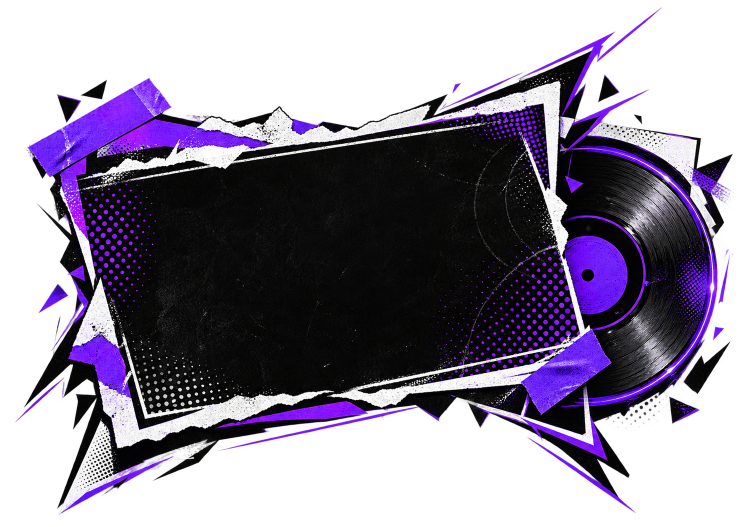
#> input picture Assets/Resources/Art/LobbyPunk/lobby-album-punk-v1.png, 1494 x 1053 px, given in place of lobby-resource-diamond-punk-v2.png, which was not available (shown at 1/2 size)
$ python gen_reward1101_art.py
#> lines starting #> are read from the running program, lines starting #| are printed output that depends on the picture
#!/usr/bin/env python3
"""2026-11-01 reward batch (reward-ui): art for the one shared "获得奖励" presentation.

1. hud-diamond/gold/stamina-1101.png — the currency badges cut from the top-HUD pill art itself
   (Art/LobbyPunk/lobby-resource-*-punk-v2), so every reward/sign-in/result icon is literally the HUD icon:
   the gem/coin/heart with its spiky purple shard surround. The pill bar to the right of the badge is
   removed by mirroring the badge's own left silhouette over its right half.
2. reward-card-rim-1101.png — torn white paper card silhouette (tinted in-engine with the quality colour).
3. reward-card-face-1101.png — the ink card face that sits inside the rim: deep violet-to-ink gradient,
   a halftone corner and a paper sheen (neutral, so the rim/glow carry the quality colour).
4. reward-title-1101.png — the 「获得奖励」 band: brand-teal torn paper with a torn white rim, a hard ink
   drop shadow and halftone (the notice-sticker language at banner scale). Text is drawn in-engine.
5. reward-rays-1101.png — soft white light rays for the neon burst behind the cards (tinted, additive).

Run from the repo root:  python3 Tools/reward1101/gen_reward1101_art.py
"""
import math
import os
import random
import re
import uuid

import numpy as np
from PIL import Image, ImageDraw, ImageFilter

ROOT = os.path.abspath(os.path.join(os.path.dirname(__file__), "..", ".."))
OUT = os.path.join(ROOT, "Assets", "Resources", "Art", "Reward1101")
PILLS = os.path.join(ROOT, "Assets", "Resources", "Art", "LobbyPunk")
META_TEMPLATE = os.path.join(ROOT, "Assets", "Resources", "Art", "Lobby1031", "notice-sticker-1031.png.meta")

TEAL = (30, 232, 232)
TEAL_DARK = (10, 178, 196)
DOTS = (0, 150, 168)
INK = (14, 8, 20)
SHADOW = (14, 6, 26)
SS = 4


def write_meta(png_path):
    meta = png_path + ".meta"
    if os.path.exists(meta):
        return
    text = open(META_TEMPLATE, encoding="utf-8").read()
    text = re.sub(r"guid: [0-9a-f]+", "guid: " + uuid.uuid4().hex, text, count=1)
    text = re.sub(r"internalIDToNameTable:\n(  - .*\n(    .*\n)*)", "internalIDToNameTable: []\n", text)
    text = re.sub(r"    sprites:\n(    - .*\n(      .*\n)*)", "    sprites: []\n", text)
    open(meta, "w", encoding="utf-8").write(text)


def save(img, name):
    path = os.path.join(OUT, name)
    img.save(path, optimize=True)
    write_meta(path)


# ------------------------------------------------------------------ 1. HUD badges
def hud_badges():
    for f in ("diamond", "gold", "stamina"):
        a0 = Image.open(os.path.join(PILLS, "lobby-resource-%s-punk-v2.png" % f)).convert("RGBA")
#> a0 is the input picture: PIL image 1494x1053 RGBA; mean R, G, B, A 32.1, 23.4, 44.3, 137.2
        a = Image.new("RGBA", (a0.width + 128, a0.height + 128), (0, 0, 0, 0))
#> a: PIL image 1622x1181 RGBA; every value is 0
        a.paste(a0, (64, 64))
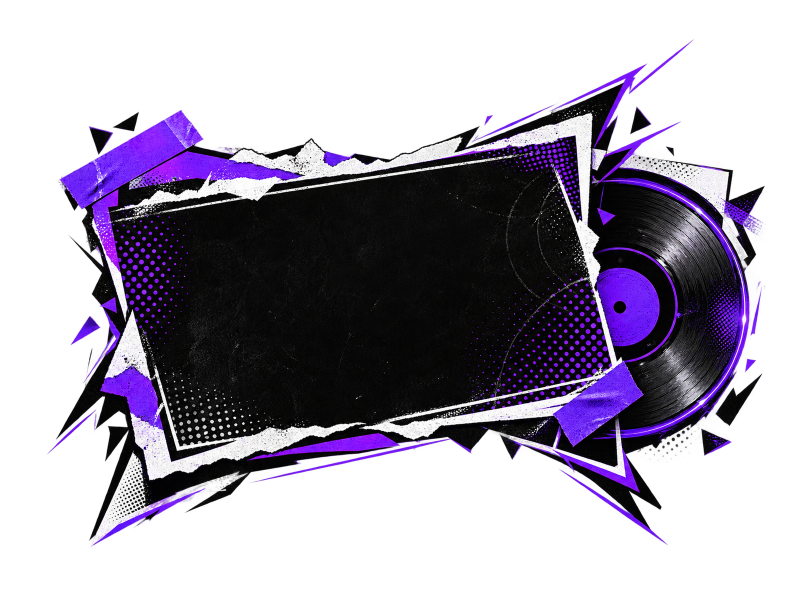
#> a: PIL image 1622x1181 RGBA (shown at 1/2 size); mean R, G, B, A 26.4, 19.2, 36.4, 112.7; transparent parts drawn white
        arr = np.array(a).astype(float)
        sub = arr[:, :64 + 300]
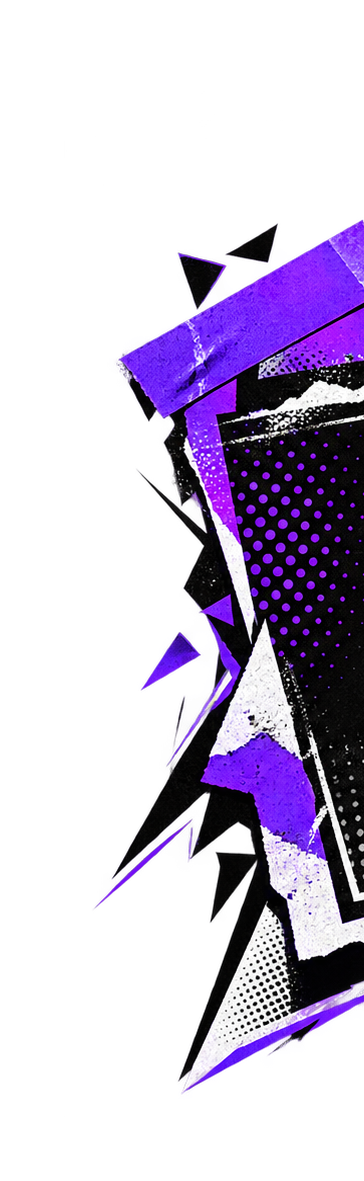
#> sub: shape (1181, 364, 4) float64; mean R, G, B, A 28.8, 18.8, 42.9, 80.5; transparent parts drawn white
        sat = sub[..., :3].max(-1) - sub[..., :3].min(-1)
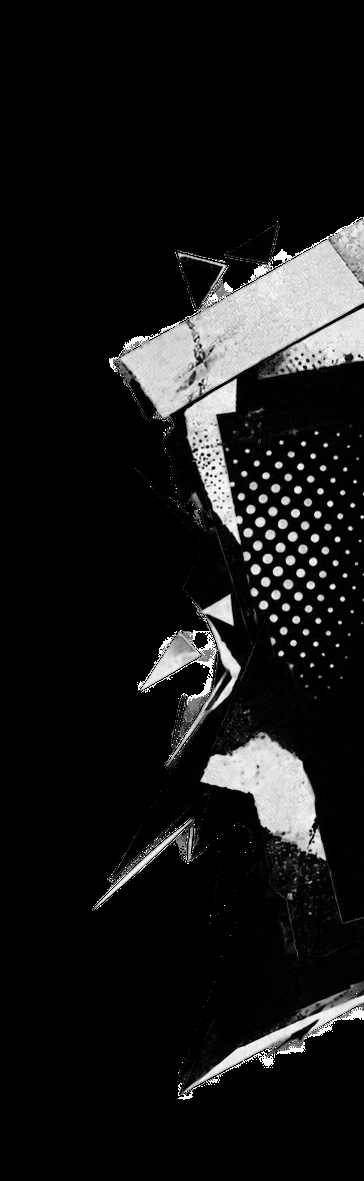
#> sat: shape (1181, 364) float64; min 0, max 255, mean 24.4
        lum = sub[..., :3].mean(-1) * (sub[..., 3] / 255)
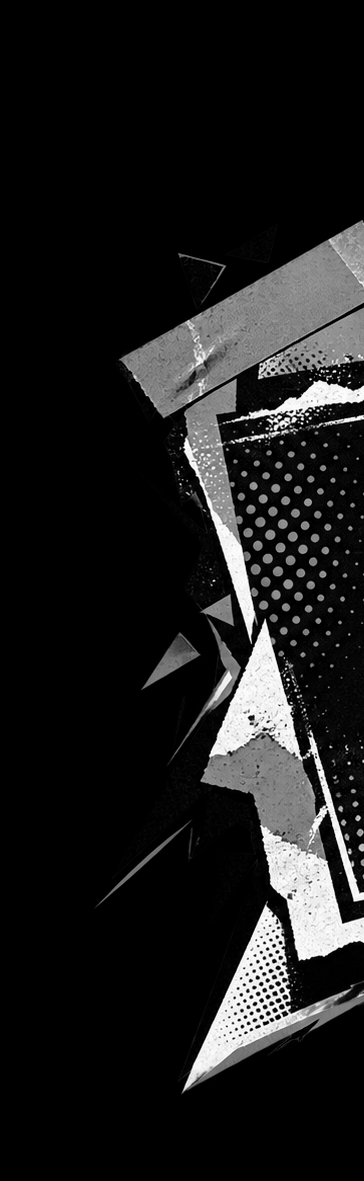
#> lum: shape (1181, 364) float64; min 0, max 254, mean 28.2
        ys, xs = np.where((lum > 150) & (sat > 60))
#> ys = 4255 values from 223 to 1075; xs = 4255 values, max 363 at index 2, min 126 at index 1897, mean 272.1
        cx = (np.percentile(xs, 3) + np.percentile(xs, 97)) / 2
#> cx = 273.8
        cy = (np.percentile(ys, 3) + np.percentile(ys, 97)) / 2
#> cy = 627
        S = 272
        box = (int(cx - S / 2), int(cy - S / 2), int(cx + S / 2), int(cy + S / 2))
#> box = (137, 491, 409, 763)
        c = np.array(a.crop(box)).astype(float)
        al = c[..., 3].copy()
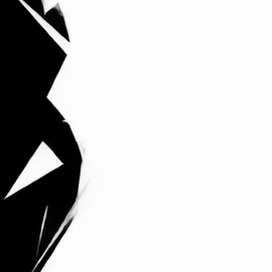
#> al: shape (272, 272) float64; min 0, max 255, mean 198
        mirrored = al[:, ::-1]
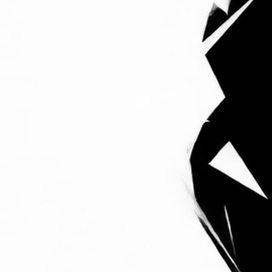
#> mirrored: shape (272, 272) float64; min 0, max 255, mean 198
        xx = np.arange(S)[None, :].repeat(S, 0)
        w = np.clip((xx - S // 2 + 10) / 30.0, 0, 1)
        c[..., 3] = al * (1 - w) + np.minimum(al, mirrored) * w
        img = Image.fromarray(c.astype(np.uint8))
        img = img.crop(img.getbbox())
        side = max(img.size)
#> side = 272
        sq = Image.new("RGBA", (side, side), (0, 0, 0, 0))
#> sq: PIL image 272x272 RGBA; every value is 0
        sq.paste(img, ((side - img.width) // 2, (side - img.height) // 2))
        save(sq.resize((256, 256), Image.LANCZOS), "hud-%s-1101.png" % f)
#> in save, `img.save(path, optimize=True)`:
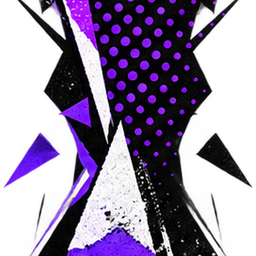
#> saved as hud-diamond-1101.png: PIL image 256x256 RGBA; mean R, G, B, A 43.4, 30.3, 59.7, 143.3; transparent parts drawn white


# ------------------------------------------------------------------ torn paper helpers
# [51 lines left out: functions periodic_noise, torn_polygon, poly_mask, halftone, not called in this run]


# ------------------------------------------------------------------ 2/3. card rim + face
CARD_W, CARD_H = 280, 340


# [198 lines left out: functions card, title, rays, ticket_badges, not called in this run]


if __name__ == "__main__":
    os.makedirs(OUT, exist_ok=True)
#> (the run stopped early here; a loop or call above may not have finished)

$ run again, on Assets/Resources/Art/LobbyPunk/lobby-practice-punk-v1.png
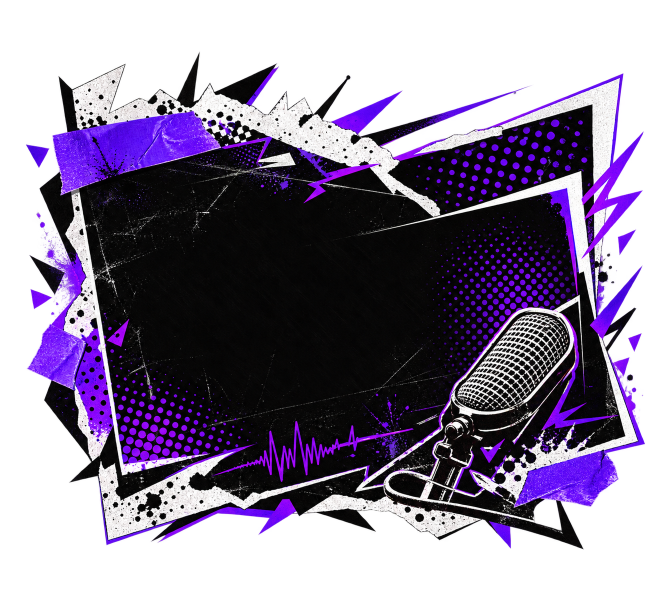
#> input picture Assets/Resources/Art/LobbyPunk/lobby-practice-punk-v1.png, 1330 x 1182 px, given in place of lobby-resource-diamond-punk-v2.png, which was not available (shown at 1/2 size)
#> in hud_badges, a0 is the input picture: PIL image 1330x1182 RGBA; mean R, G, B, A 38.6, 27.4, 52.1, 150.5
#> ys = 4520 values from 300 to 1007; xs = 4520 values, max 363 at index 267, min 119 at index 3180, mean 218.9
#> cx = 242
#> cy = 661
#> box = (106, 525, 378, 797)
#> in save, `img.save(path, optimize=True)`:
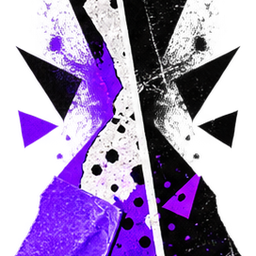
#> saved as hud-diamond-1101.png: PIL image 256x256 RGBA; mean R, G, B, A 60, 35.6, 90, 141.9; transparent parts drawn white
